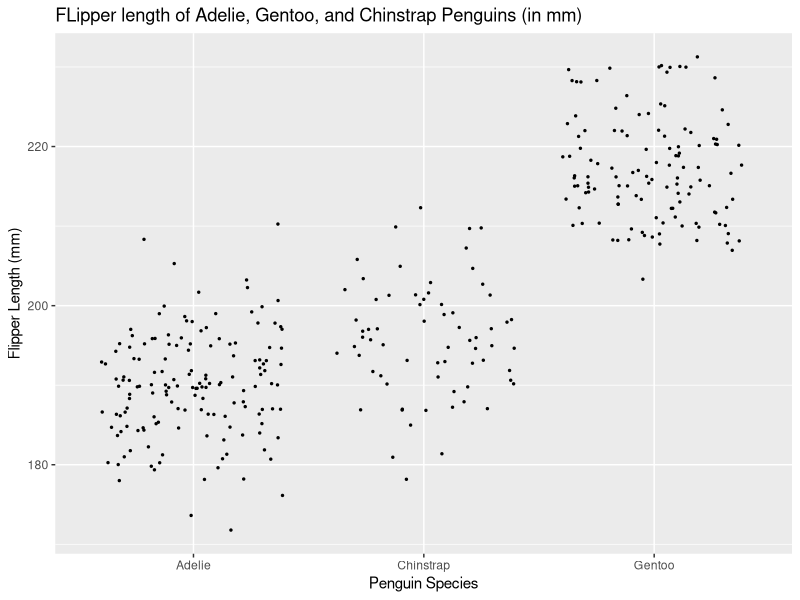

Write the R code that produced this figure.
## ---- chunk 1
knitr::opts_chunk$set(echo = TRUE)
## ---- chunk 2
library(palmerpenguins)
library(tidyverse)

### usethis::use_git()
###usethis::use_github()

## ---- chunk 3
#A
functionA <- expression(x^2)
functionA_prime <- deriv(functionA, "x")

x <- 3

eval(functionA_prime)
## ---- chunk 4

functionB <- expression(2*(a + 2)^4 - 5)
functionB

functionB_prime <- deriv(functionB, "a")

a <- 1.2

eval(functionA_prime)

## ---- chunk 5
function_C <- expression((-4*t)/(t^2+1))
function_Cprime <- deriv(function_C, "t")

t <- 0

eval(function_Cprime)


## ---- chunk 6

ggplot(data = penguins, aes(x = species, y = flipper_length_mm)) +
  geom_jitter(size = 0.5) +
  labs(x = "Penguin Species",
       y = "Flipper Length (mm)") +
  labs(title = "FLipper length of Adelie, Gentoo, and Chinstrap Penguins (in mm)") +
  theme_gray()

  



